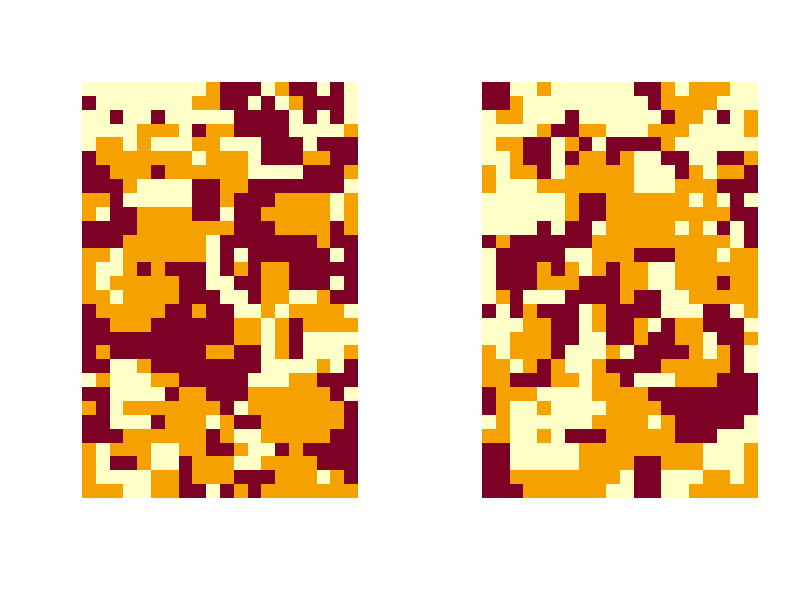

R code for this plot:
# Exemple Potts

rm(list = ls())
set.seed(23)

voisins <- function(x, i) {
  # fonction qui renvoie les voisins du site i de la matrice x
  h <- nrow(x)
  v <- rep(-1, 4)
  if (i %% h != 1) {
    v[1] <- x[i - 1]
  }
  if (i %% h != 0) {
    v[2] <- x[i + 1]
  }
  if (i > h) {
    v[3] <- x[i - h]
  }
  if (i < length(x) - h + 1) {
    v[4] <- x[i + h]
  }
  return(v[v != -1])
}

hamiltonien <- function(x) {
  # hamiltonien
  return(-sum(x[-1, ] == x[-nrow(x), ]) - sum(x[, -1] == x[, -ncol(x)]))
}

prob_cond <- function(x, i, beta, k) {
  # calcul des probas conditionnelles
  p <- numeric(k)
  vois <- voisins(x, i)
  for (j in 1:k) {
    p[j] <- exp(beta * sum(vois == j))
  }
  return(p / sum(p))
}

mapping <- function(x, n_iter, j, v, u, beta) {
  for (i in 1:n_iter) {
    vois <- voisins(x, j[i])
    if (u[i] <= exp(beta * sum((vois == v[i]) - (vois == x[j[i]])))) {
      x[j[i]] <- v[i]
    }
  }
  return(x)
}

rinit_potts <- function(h, w, k) {
  # initialisation d'une matrice dans E
  return(matrix(sample(1:k, h * w, replace = TRUE), h))
}

metropolis_hastings_potts <- function(n_iter, beta, k, x_0) {
  # fonction metropolis hastings
  j <- sample(seq_len(length(x_0)), n_iter, replace = TRUE) # choix du site
  v <- sample(1:k, n_iter, replace = TRUE) # choix de la nouvelle valeur du site
  u <- runif(n_iter)
  return(mapping(x_0, n_iter, j, v, u, beta))
}

gibbs_potts <- function(n_iter, beta, k, random, x_0) {
  # fonction gibbs
  taille <- length(x_0)
  u <- 1:taille
  for (j in 1:n_iter) {
    if (random) { # random scan
      u <- sample(1:taille, taille)
    }
    for (i in u) {
      x_0[i] <- sample(1:k, 1, prob = prob_cond(x_0, i, beta, k))
    }
  }
  return(x_0)
}

# initialisation des parametres
w <- 30
h <- 20
beta <- 0.8
k <- 3
init <- rinit_potts(h, w, k)

# Metropolis-Hastings
x_1 <- metropolis_hastings_potts(n_iter = h * w * 1000, beta, k, x_0 = init)

# Gibbs
x_2 <- gibbs_potts(n_iter = 1000, beta, k, random = FALSE, x_0 = init)

# Affichage des realisations de MH et Gibbs
par(mfrow = c(1, 2))
image(x_1, axes = FALSE)
image(x_2, axes = FALSE)
